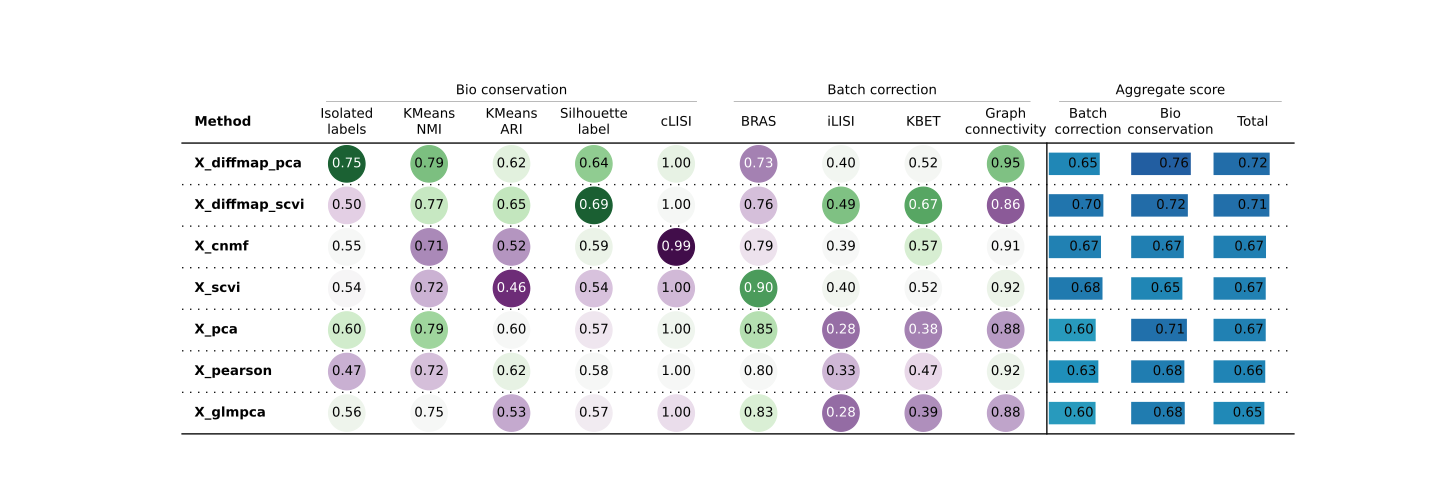
#> input picture figures/benchmark/run_score/scib_results.png, 1440 x 490 px
$ jupyter execute --allow-errors scrna_bm_dimensionality_reduction_benchmark.ipynb
#> lines starting #> are read from the running program, lines starting #| are printed output that depends on the picture
# Dimensionality-reduction benchmark

- **Question:** which low-dimensional representation (embedding) of the cells
  should every later stage build on?
- **Data:** the 38,430 annotated bone marrow cells from the core pipeline
  (Hay et al. 2018, eight donors, 19 fixed cell-type labels).
- **Design:** seven embeddings, everything else held constant - the same
  2,000 variable genes, 30 dimensions, 15 neighbours, Leiden resolution 1.0,
  the same UMAP settings and seed 7. Any difference below comes from the
  embedding alone.
- **Scoring:** `scib-metrics`, which asks two questions of each embedding: does
  it keep the cell types apart (biology), and does it mix the donors (batch).
- **Code:** `src/benchmark/`. This notebook only reads saved tables and
  figures; nothing is recomputed. Each figure links to its full-resolution
  file.

[cell 1]
from io import BytesIO
from pathlib import Path

import pandas as pd
from IPython.display import Image, Markdown, display
from PIL import Image as PILImage

ROOT = Path.cwd().parent if Path.cwd().name == "notebooks" else Path.cwd()
FIGURES = ROOT / "figures"
RESULTS = ROOT / "results"
MAX_PIXELS = 1600

pd.set_option("display.max_columns", 40)
pd.set_option("display.max_rows", 60)
pd.set_option("display.max_colwidth", 80)
pd.set_option("display.precision", 3)


def show(figure: str, width: int = 900) -> None:
    """Saved figure, downscaled for display, with a link to the full file."""
#> called with figure = 'benchmark/run_score/scib_results.png', width = 900
    with PILImage.open(FIGURES / figure) as image:
#> image is the input picture: PIL image 1440x490 RGBA; mean R, G, B, A 236.2, 239.5, 241.3, 254.8
        image.thumbnail((MAX_PIXELS, MAX_PIXELS * 4))
        buffer = BytesIO()
        image.convert("RGB").save(buffer, format="JPEG", quality=85)
    display(Image(data=buffer.getvalue(), format="jpeg", width=width),
            Markdown(f"[Full-resolution figure](../figures/{figure})"))


def table(name: str, **read_options) -> pd.DataFrame:
    """Saved results table, read from the results directory."""
    return pd.read_csv(RESULTS / name, **read_options)

## 1. The seven embeddings

| embedding | method | what it does | runtime |
|---|---|---|---|
| `pca` | PCA on log-normalised counts | the standard baseline | seconds |
| `pearson` | analytic Pearson residuals, then PCA | models count noise in closed form | seconds |
| `glmpca` | Poisson GLM-PCA on raw counts | models count noise by fitting | 1 h 47 min |
| `scvi` | variational autoencoder, donor as batch | the only one that removes donor effects inside the embedding | 9 min (GPU) |
| `diffmap_pca` | diffusion map built on `pca` | stretches the space along continuous paths | 54 s (both) |
| `diffmap_scvi` | diffusion map built on `scvi` | the same, on the donor-corrected base | |
| `cnmf` | consensus NMF, 30 programs, 20 repeats | each cell as a mix of gene programs | 24 min |

- **Why compare count models:** PCA assumes noise of the same size everywhere,
  but a gene averaging 500 counts varies far more than one averaging 5.
  `log1p` patches this; Pearson residuals and GLM-PCA model it directly; scVI
  learns it.
- **The two diffusion maps are not alternatives to the others.** They are built
  on top of `pca` and `scvi`, and are judged in the trajectory stage.
- **One non-default setting was needed: GLM-PCA `penalty = 10`.** The library
  default diverged within about four minutes ("deviance no longer finite")
  because very high-count genes such as HBB overflow under the Poisson log
  link. With the penalty it converged in 87 iterations.
- **Nothing was subsampled.** Platelet (103 cells) and T proliferating (47)
  would have shrunk too far to score label conservation.
- Runtimes were recorded at run time; neighbours, UMAP and Leiden for all seven
  took 4 min 52 s, and scoring 22 min 32 s (CPU, 4 jobs).

#> (a cell that did not finish here is left out)

- **Every embedding is 38,430 cells × 30 dimensions**, so the comparison is
  like for like.
- **Clusters at the same Leiden resolution range from 19 to 51.** The count
  says how each embedding shapes the data, not how good it is.
- **`pca` gives 21 clusters**, the same 21 as the core pipeline, which used the
  same PCA settings - a consistency check that the benchmark rebuilt the same
  space.
- **`scvi` gives the fewest (19)**: it pulls neighbouring cell types together.
  That 19 equals the number of labels is a coincidence, not a match.
- **`pearson` (33) and `cnmf` (31) split the data more finely** than `pca`.
- **The diffusion maps split into 46 and 51 pieces.** They stretch the space
  along gradients, so a fixed resolution cuts them repeatedly. First sign that
  they are not peers for clustering.

## 2. Scores

**Biology - measured against the 19 cell-type labels**

- `Isolated labels`: are the rarest types kept separate.
- `KMeans NMI`, `KMeans ARI`: do k-means clusters agree with the labels.
- `Silhouette label`: is each type a tight, separate group.
- `cLISI`: are a cell's neighbours of the same type.

**Batch - measured against the eight donors**

- `BRAS`: within each cell type, are the donors mixed (silhouette-based).
- `iLISI`, `KBET`: is a cell's local neighbourhood a mix of donors in the
  overall proportions.
- `Graph connectivity`: is each cell type one connected piece rather than one
  piece per donor.

`Total` = 0.6 × biology + 0.4 × batch (checked: exact for all seven rows).

#> (a cell that did not finish here is left out)

- **Everything is close.** The seven totals span 0.648 to 0.716 - 0.068 in
  all. `pca` (0.6653) and `scvi` (0.6654) tie to three decimals.
- **The two diffusion maps rank first and second** (0.716, 0.712), but they
  are derived from `pca` and `scvi`, not competitors to them (section 1).
- **Among the four genuine alternatives - `pca`, `pearson`, `glmpca`,
  `scvi` - `pca` has the best biology (0.710)**, ahead of `glmpca` 0.683,
  `pearson` 0.678 and `scvi` 0.653. It also has the highest NMI of the four
  (0.787).
- **`scvi` buys donor mixing with biology.** Best `BRAS` of all seven (0.902),
  but the lowest biology score and the lowest single biology value in the
  table, `KMeans ARI` 0.458.
- **The batch metrics disagree with each other about `pca`.** `BRAS` ranks it
  second (0.854); `iLISI` (0.277) and `KBET` (0.382) rank it last or near last.
  `BRAS` asks whether donors separate *within* a cell type; `iLISI` and `KBET`
  ask whether every neighbourhood holds donors in the overall proportions.
- **Those two metrics also punish uneven donor composition, not only technical
  batch.** Later stages showed the donors contributed very different cell
  mixes (T activated is 532 of 583 cells from MantonBM3; NK ranges from 54 to
  666 cells per donor). A neighbourhood of T activated cells cannot be
  donor-mixed in any embedding, so low `iLISI` and `KBET` here are partly
  composition, not a batch effect to correct.
- **`cLISI` carries no information:** 0.994 to 1.000 for all seven. It is
  ignored from here on.
- **`Isolated labels` favours `diffmap_pca` (0.747)**, with `pca` best of the
  four alternatives (0.600) and `pearson` worst of all (0.470).

[cell 4]
show("benchmark/run_score/scib_results.png")

- **The figure is the `scib-metrics` standard table**, saved by the library at
  its own size (1,440 × 490 px); kept as it is.
- **Circle colours are relative within each column**: deep green is the best
  of the seven, deep purple the worst, whatever the gap. `cnmf`'s `cLISI` of
  0.99 shows as the darkest purple in the figure against six values of 1.00 -
  a difference of 0.006. Read the numbers, not the colours.
- **The aggregate bars are on a 0-1 scale**, so with totals inside a 0.068
  range they look nearly equal, which is the honest picture.

## 3. The biology-batch trade-off

[cell 5]
show("benchmark/benchmark_report/score_scatter.png", width=700)
#> call 2 of show, with width = 700
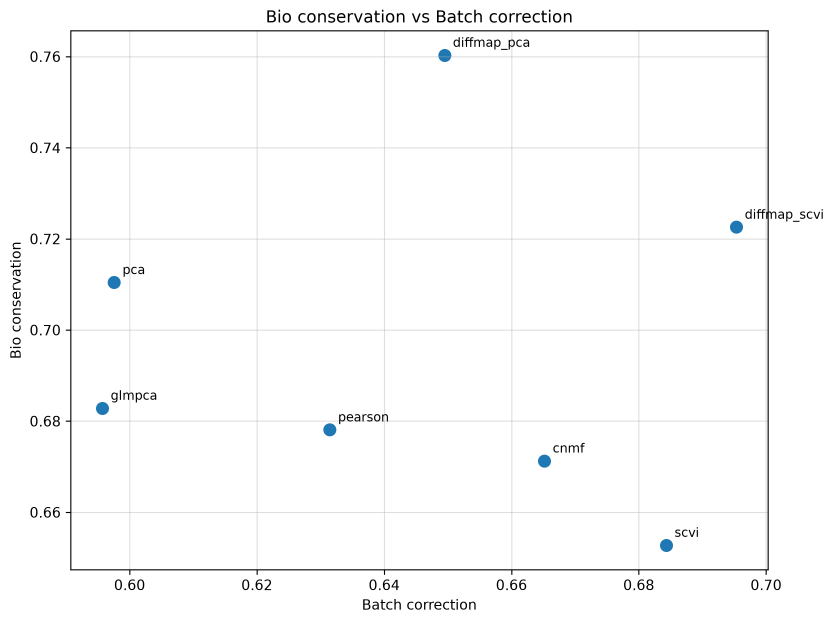
#> input picture figures/benchmark/benchmark_report/score_scatter.png, 2502 x 1869 px (shown at 1/3 size)
#> in show, image is the input picture: PIL image 2502x1869 RGBA; mean R, G, B, A 250.9, 251.1, 251.2, 255
#> in show (call 2), `image.thumbnail((MAX_PIXELS, MAX_PIXELS * 4))`:
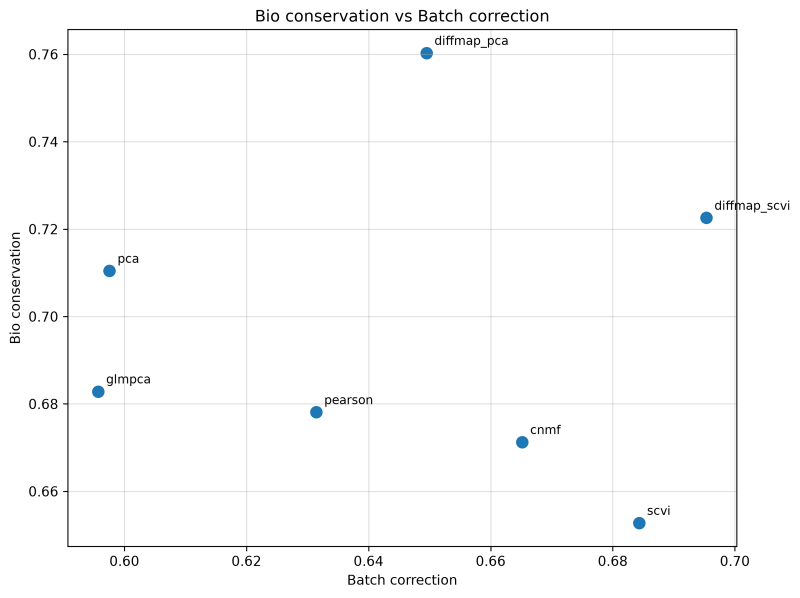
#> image: PIL image 1600x1195 RGBA (shown at 1/2 size); mean R, G, B, A 250.9, 251.1, 251.2, 255

- **Without the two diffusion maps, the five remaining points fall on a
  downward line**: the more an embedding mixes donors, the less it keeps the
  cell types apart (Pearson r −0.86, Spearman −0.90 over the five).
- **`pca` sits top left, `scvi` bottom right**, with `pearson` and `cnmf`
  between them. `glmpca` sits below `pca` at the same batch score, so it is
  dominated by `pca` on both axes.
- **The axes are zoomed** (biology 0.65-0.76, batch 0.60-0.70). The slope is
  real, but every gap is a few hundredths.
- **`diffmap_pca` sits above the line** on both counts - the same caveat as in
  the score table: it is not an independent method.
- **Reading:** batch correction is bought with biology, and on a dataset with
  a weak donor effect that is a bad trade.

## 4. The same cells, seven ways

#> (a cell that did not finish here is left out)


- **`pca` and `pearson` give the cleanest picture**: separate T, B, monocyte
  and erythroid islands, with the HSPC hub in the middle and thin bridges to
  each lineage.
- **`scvi` keeps the same main islands.** Its weaker biology score (ARI
  0.458) is not obvious at this scale; the score, not the picture, is the
  evidence for over-correction.
- **`glmpca` separates the main lineages but stretches the T region into one
  long column**, with the CD4, CD8 and NK labels stacked along it.
- **`cnmf` draws the T compartment as one wide continuous fan** (CD4 naive ->
  memory -> CD8 -> NK), consistent with its biggest program spanning all T cells
  (section 5).
- **The diffusion maps are stringy and fragmented**: rings, threads and long
  arcs, matching their 46-51 clusters. Useful for paths, not for groups.
- **In every panel the rare types stay visible as small groups**, for
  example platelets (cyan) and plasmacytoid DCs (brown).

#> (a cell that did not finish here is left out)
